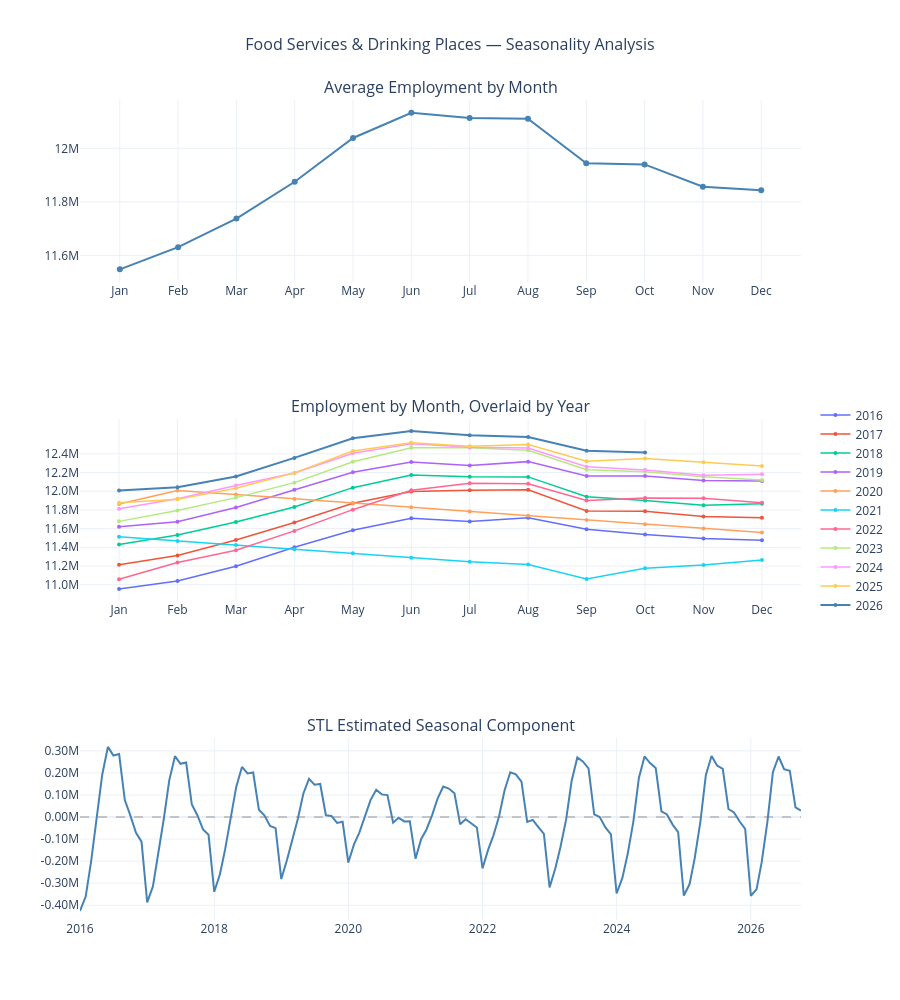

Notebook code cell kept with this figure:
### Markdown cell above
## COVID-19 Interpolation

The pandemic created an extended external shock that went beyond the underlying trend and normal seasonality in the data. Leaving those observations in place could allow the disruption to strongly influence estimates of both trend and seasonality.

To limit that influence, employment values from March 2020 through June 2021 were replaced using linear interpolation based on time. Rather than modeling the collapse and recovery directly, this approach imposes a smooth path between the observations in February 2020 and July 2021. The interpolated values provide a simplified bridge across the selected period and should not be interpreted as estimates of actual employment or what employment would have been without the pandemic. This approach also removes the seasonal fluctuations within that period, and the July 2021 endpoint may still reflect pandemic effects.

The original series is shown alongside the interpolated series above for transparency. The interpolated data are used for the subsequent seasonal analysis, decomposition, and model fitting, while forecast comparisons use actual observed employment.

### Code cell
# =============================================================================
# Section 3: Seasonality Analysis
# =============================================================================

df_interp['month'] = df_interp.index.month
df_interp['year'] = df_interp.index.year
month_labels = ['Jan','Feb','Mar','Apr','May','Jun',
                'Jul','Aug','Sep','Oct','Nov','Dec']

# STL fit
stl = STL(df_interp['employed'], period=12)
stl_fit = stl.fit()
df_interp['seasonal'] = stl_fit.seasonal

monthly_avg = df_interp.groupby('month')['employed'].mean().reset_index()

fig = make_subplots(
    rows=3, cols=1,
        subplot_titles=(
        'Average Employment by Month',
        'Employment by Month, Overlaid by Year',
        'STL Estimated Seasonal Component'
    ),
)

# --- Plot 1: Subseries ---
fig.add_trace(go.Scatter(
    x=month_labels,
    y=monthly_avg['employed'],
    mode='lines+markers',
    line=dict(color='steelblue', width=2),
    marker=dict(size=6),
    name='Monthly Average',
    showlegend=False,
    hovertemplate='%{x}: %{customdata}<extra></extra>',
    customdata=[
        f'{v/1_000_000:.2f}M'
        for v in monthly_avg['employed']
    ]
), row=1, col=1)


# --- Plot 2: Year-over-Year ---
colors = px.colors.qualitative.Plotly
for i, (year, group) in enumerate(df_interp.groupby('year')):
    group = group.sort_values('month')
    fig.add_trace(go.Scatter(
        x=month_labels[:len(group)],
        y=group['employed'],
        mode='lines+markers',
        name=str(year),
        line=dict(
        color='steelblue' if year == 2026 else colors[i % len(colors)],
        width=2 if year == 2026 else 1.5),
        marker=dict(size=4),
        hovertemplate=f'{year} %{{x}}: %{{customdata}}<extra></extra>',
        customdata=[f'{v/1_000_000:.2f}M' for v in group['employed']]
    ), row=2, col=1)

fig.update_yaxes(
    tickvals=list(range(11_000_000, 12_600_000, 200_000)),
    ticktext=[f'{v/1_000_000:.1f}M' for v in range(11_000_000, 12_600_000, 200_000)],
    row=2, col=1
)

# --- Plot 3: STL Seasonal Component ---
fig.add_trace(go.Scatter(
    x=df_interp.index,
    y=df_interp['seasonal'],
    mode='lines',
    name='Seasonal Component',
    showlegend=False,
    line=dict(color='steelblue', width=2),
    hovertemplate='%{x|%b %Y}: %{customdata}<extra></extra>',
    customdata=[f'{v/1_000_000:.3f}M' for v in df_interp['seasonal']]
), row=3, col=1)

fig.add_hline(y=0, line_dash='dash', line_color='gray', line_width=0.8, row=3, col=1)

fig.update_yaxes(
    tickvals=list(range(-500_000, 400_000, 100_000)),
    ticktext=[f'{v/1_000_000:.2f}M' for v in range(-500_000, 400_000, 100_000)],
    row=3, col=1
)

fig.update_layout(
    title=dict(text='Food Services & Drinking Places — Seasonality Analysis',
               x=0.5, font=dict(size=16)),
    height=1000,
    template='plotly_white',
    hovermode='closest',
    showlegend=True,
    legend=dict(
        x=1.02,
        y=0.50,
        xanchor='left',
        yanchor='middle'
    )
)

fig.show()

### Figure 1 — Plotly figure (JSON) as saved in the notebook; plotly's stock layout.template omitted (floating-point values rounded to 4 significant figures; data arrays with more than 128 entries replaced by an {"elided": "..."} marker saying what was removed)
{"data": [{"customdata": ["11.55M", "11.63M", "11.74M", "11.88M", "12.04M", "12.13M", "12.11M", "12.11M", "11.94M", "11.94M", "11.86M", "11.84M"], "hovertemplate": "%{x}: %{customdata}<extra></extra>", "line": {"color": "steelblue", "width": 2}, "marker": {"size": 6}, "mode": "lines+markers", "name": "Monthly Average", "showlegend": false, "type": "scatter", "x": ["Jan", "Feb", "Mar", "Apr", "May", "Jun", "Jul", "Aug", "Sep", "Oct", "Nov", "Dec"], "xaxis": "x", "y": [11550000.0, 11630000.0, 11740000.0, 11880000.0, 12040000.0, 12130000.0, 12110000.0, 12110000.0, 11940000.0, 11940000.0, 11860000.0, 11840000.0], "yaxis": "y"}, {"customdata": ["10.95M", "11.04M", "11.20M", "11.40M", "11.58M", "11.71M", "11.67M", "11.72M", "11.59M", "11.54M", "11.49M", "11.47M"], "hovertemplate": "2016 %{x}: %{customdata}<extra></extra>", "line": {"color": "#636EFA", "width": 1.5}, "marker": {"size": 4}, "mode": "lines+markers", "name": "2016", "type": "scatter", "x": ["Jan", "Feb", "Mar", "Apr", "May", "Jun", "Jul", "Aug", "Sep", "Oct", "Nov", "Dec"], "xaxis": "x2", "y": [10950000.0, 11040000.0, 11200000.0, 11400000.0, 11580000.0, 11710000.0, 11670000.0, 11720000.0, 11590000.0, 11540000.0, 11490000.0, 11470000.0], "yaxis": "y2"}, {"customdata": ["11.21M", "11.31M", "11.48M", "11.66M", "11.87M", "12.00M", "12.01M", "12.02M", "11.79M", "11.78M", "11.73M", "11.72M"], "hovertemplate": "2017 %{x}: %{customdata}<extra></extra>", "line": {"color": "#EF553B", "width": 1.5}, "marker": {"size": 4}, "mode": "lines+markers", "name": "2017", "type": "scatter", "x": ["Jan", "Feb", "Mar", "Apr", "May", "Jun", "Jul", "Aug", "Sep", "Oct", "Nov", "Dec"], "xaxis": "x2", "y": [11210000.0, 11310000.0, 11480000.0, 11660000.0, 11870000.0, 12000000.0, 12010000.0, 12020000.0, 11790000.0, 11780000.0, 11730000.0, 11720000.0], "yaxis": "y2"}, {"customdata": ["11.43M", "11.53M", "11.67M", "11.83M", "12.04M", "12.17M", "12.15M", "12.15M", "11.94M", "11.90M", "11.85M", "11.87M"], "hovertemplate": "2018 %{x}: %{customdata}<extra></extra>", "line": {"color": "#00CC96", "width": 1.5}, "marker": {"size": 4}, "mode": "lines+markers", "name": "2018", "type": "scatter", "x": ["Jan", "Feb", "Mar", "Apr", "May", "Jun", "Jul", "Aug", "Sep", "Oct", "Nov", "Dec"], "xaxis": "x2", "y": [11430000.0, 11530000.0, 11670000.0, 11830000.0, 12040000.0, 12170000.0, 12150000.0, 12150000.0, 11940000.0, 11900000.0, 11850000.0, 11870000.0], "yaxis": "y2"}, {"customdata": ["11.62M", "11.67M", "11.83M", "12.02M", "12.20M", "12.31M", "12.28M", "12.32M", "12.16M", "12.16M", "12.12M", "12.11M"], "hovertemplate": "2019 %{x}: %{customdata}<extra></extra>", "line": {"color": "#AB63FA", "width": 1.5}, "marker": {"size": 4}, "mode": "lines+markers", "name": "2019", "type": "scatter", "x": ["Jan", "Feb", "Mar", "Apr", "May", "Jun", "Jul", "Aug", "Sep", "Oct", "Nov", "Dec"], "xaxis": "x2", "y": [11620000.0, 11670000.0, 11830000.0, 12020000.0, 12200000.0, 12310000.0, 12280000.0, 12320000.0, 12160000.0, 12160000.0, 12120000.0, 12110000.0], "yaxis": "y2"}, {"customdata": ["11.86M", "12.01M", "11.96M", "11.92M", "11.87M", "11.83M", "11.78M", "11.74M", "11.69M", "11.65M", "11.60M", "11.56M"], "hovertemplate": "2020 %{x}: %{customdata}<extra></extra>", "line": {"color": "#FFA15A", "width": 1.5}, "marker": {"size": 4}, "mode": "lines+markers", "name": "2020", "type": "scatter", "x": ["Jan", "Feb", "Mar", "Apr", "May", "Jun", "Jul", "Aug", "Sep", "Oct", "Nov", "Dec"], "xaxis": "x2", "y": [11860000.0, 12010000.0, 11960000.0, 11920000.0, 11870000.0, 11830000.0, 11780000.0, 11740000.0, 11690000.0, 11650000.0, 11600000.0, 11560000.0], "yaxis": "y2"}, {"customdata": ["11.51M", "11.47M", "11.42M", "11.38M", "11.33M", "11.29M", "11.24M", "11.22M", "11.06M", "11.18M", "11.21M", "11.26M"], "hovertemplate": "2021 %{x}: %{customdata}<extra></extra>", "line": {"color": "#19D3F3", "width": 1.5}, "marker": {"size": 4}, "mode": "lines+markers", "name": "2021", "type": "scatter", "x": ["Jan", "Feb", "Mar", "Apr", "May", "Jun", "Jul", "Aug", "Sep", "Oct", "Nov", "Dec"], "xaxis": "x2", "y": [11510000.0, 11470000.0, 11420000.0, 11380000.0, 11330000.0, 11290000.0, 11240000.0, 11220000.0, 11060000.0, 11180000.0, 11210000.0, 11260000.0], "yaxis": "y2"}, {"customdata": ["11.06M", "11.24M", "11.37M", "11.58M", "11.80M", "12.01M", "12.08M", "12.08M", "11.90M", "11.93M", "11.92M", "11.88M"], "hovertemplate": "2022 %{x}: %{customdata}<extra></extra>", "line": {"color": "#FF6692", "width": 1.5}, "marker": {"size": 4}, "mode": "lines+markers", "name": "2022", "type": "scatter", "x": ["Jan", "Feb", "Mar", "Apr", "May", "Jun", "Jul", "Aug", "Sep", "Oct", "Nov", "Dec"], "xaxis": "x2", "y": [11060000.0, 11240000.0, 11370000.0, 11580000.0, 11800000.0, 12010000.0, 12080000.0, 12080000.0, 11900000.0, 11930000.0, 11920000.0, 11880000.0], "yaxis": "y2"}, {"customdata": ["11.68M", "11.79M", "11.93M", "12.09M", "12.31M", "12.46M", "12.46M", "12.44M", "12.23M", "12.21M", "12.16M", "12.12M"], "hovertemplate": "2023 %{x}: %{customdata}<extra></extra>", "line": {"color": "#B6E880", "width": 1.5}, "marker": {"size": 4}, "mode": "lines+markers", "name": "2023", "type": "scatter", "x": ["Jan", "Feb", "Mar", "Apr", "May", "Jun", "Jul", "Aug", "Sep", "Oct", "Nov", "Dec"], "xaxis": "x2", "y": [11680000.0, 11790000.0, 11930000.0, 12090000.0, 12310000.0, 12460000.0, 12460000.0, 12440000.0, 12230000.0, 12210000.0, 12160000.0, 12120000.0], "yaxis": "y2"}, {"customdata": ["11.81M", "11.92M", "12.06M", "12.19M", "12.41M", "12.51M", "12.47M", "12.46M", "12.26M", "12.23M", "12.17M", "12.18M"], "hovertemplate": "2024 %{x}: %{customdata}<extra></extra>", "line": {"color": "#FF97FF", "width": 1.5}, "marker": {"size": 4}, "mode": "lines+markers", "name": "2024", "type": "scatter", "x": ["Jan", "Feb", "Mar", "Apr", "May", "Jun", "Jul", "Aug", "Sep", "Oct", "Nov", "Dec"], "xaxis": "x2", "y": [11810000.0, 11920000.0, 12060000.0, 12190000.0, 12410000.0, 12510000.0, 12470000.0, 12460000.0, 12260000.0, 12230000.0, 12170000.0, 12180000.0], "yaxis": "y2"}, {"customdata": ["11.88M", "11.91M", "12.03M", "12.20M", "12.43M", "12.52M", "12.48M", "12.50M", "12.32M", "12.35M", "12.31M", "12.27M"], "hovertemplate": "2025 %{x}: %{customdata}<extra></extra>", "line": {"color": "#FECB52", "width": 1.5}, "marker": {"size": 4}, "mode": "lines+markers", "name": "2025", "type": "scatter", "x": ["Jan", "Feb", "Mar", "Apr", "May", "Jun", "Jul", "Aug", "Sep", "Oct", "Nov", "Dec"], "xaxis": "x2", "y": [11880000.0, 11910000.0, 12030000.0, 12200000.0, 12430000.0, 12520000.0, 12480000.0, 12500000.0, 12320000.0, 12350000.0, 12310000.0, 12270000.0], "yaxis": "y2"}, {"customdata": ["12.01M", "12.04M", "12.16M", "12.36M", "12.57M", "12.64M", "12.60M", "12.58M", "12.43M", "12.41M"], "hovertemplate": "2026 %{x}: %{customdata}<extra></extra>", "line": {"color": "steelblue", "width": 2}, "marker": {"size": 4}, "mode": "lines+markers", "name": "2026", "type": "scatter", "x": ["Jan", "Feb", "Mar", "Apr", "May", "Jun", "Jul", "Aug", "Sep", "Oct"], "xaxis": "x2", "y": [12010000.0, 12040000.0, 12160000.0, 12360000.0, 12570000.0, 12640000.0, 12600000.0, 12580000.0, 12430000.0, 12410000.0], "yaxis": "y2"}, {"customdata": {"elided": "130 str values"}, "hovertemplate": "%{x|%b %Y}: %{customdata}<extra></extra>", "line": {"color": "steelblue", "width": 2}, "mode": "lines", "name": "Seasonal Component", "showlegend": false, "type": "scatter", "x": {"elided": "130 str values"}, "xaxis": "x3", "y": {"elided": "130 float values"}, "yaxis": "y3"}], "layout": {"annotations": [{"font": {"size": 16}, "showarrow": false, "text": "Average Employment by Month", "x": 0.5, "xanchor": "center", "xref": "paper", "y": 1, "yanchor": "bottom", "yref": "paper"}, {"font": {"size": 16}, "showarrow": false, "text": "Employment by Month, Overlaid by Year", "x": 0.5, "xanchor": "center", "xref": "paper", "y": 0.6111, "yanchor": "bottom", "yref": "paper"}, {"font": {"size": 16}, "showarrow": false, "text": "STL Estimated Seasonal Component", "x": 0.5, "xanchor": "center", "xref": "paper", "y": 0.2222, "yanchor": "bottom", "yref": "paper"}], "height": 1000, "hovermode": "closest", "legend": {"x": 1.02, "xanchor": "left", "y": 0.5, "yanchor": "middle"}, "shapes": [{"line": {"color": "gray", "dash": "dash", "width": 0.8}, "type": "line", "x0": 0, "x1": 1, "xref": "x3 domain", "y0": 0, "y1": 0, "yref": "y3"}], "showlegend": true, "title": {"font": {"size": 16}, "text": "Food Services & Drinking Places — Seasonality Analysis", "x": 0.5}, "xaxis": {"anchor": "y", "domain": [0, 1]}, "xaxis2": {"anchor": "y2", "domain": [0, 1]}, "xaxis3": {"anchor": "y3", "domain": [0, 1]}, "yaxis": {"anchor": "x", "domain": [0.7778, 1]}, "yaxis2": {"anchor": "x2", "domain": [0.3889, 0.6111], "ticktext": ["11.0M", "11.2M", "11.4M", "11.6M", "11.8M", "12.0M", "12.2M", "12.4M"], "tickvals": [11000000, 11200000, 11400000, 11600000, 11800000, 12000000, 12200000, 12400000]}, "yaxis3": {"anchor": "x3", "domain": [0, 0.2222], "ticktext": ["-0.50M", "-0.40M", "-0.30M", "-0.20M", "-0.10M", "0.00M", "0.10M", "0.20M", "0.30M"], "tickvals": [-500000, -400000, -300000, -200000, -100000, 0, 100000, 200000, 300000]}}}
